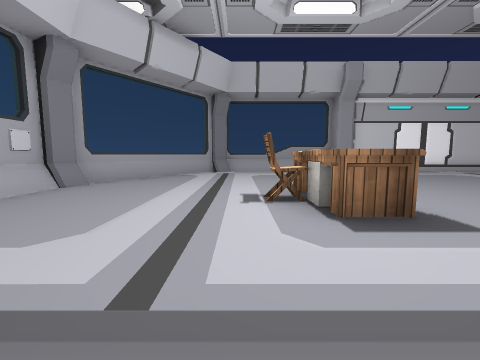
View 1 (above)

16 first-person views from a walk through a scene from a Unity 3-D project. The camera is 0.68 m above the floor, tilts 6° down and sees 90° across. The floor is counted in squares, 1 m on a side. Each view is taken from the middle of a square. On the plan, view 1 faces up. The plan holds only what a view shows up to about 9 squares ahead; the rest is blank. The place goes on beyond the plan. Some animated figures are not drawn. Some surface patterns are stand-ins.

View 2
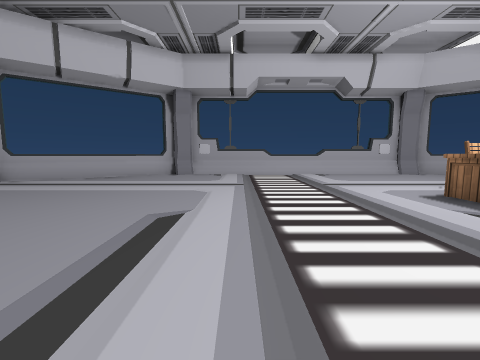

View 3
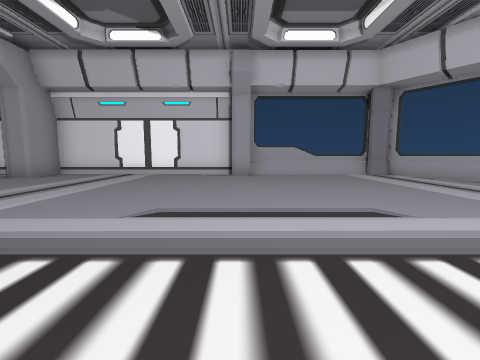

View 4
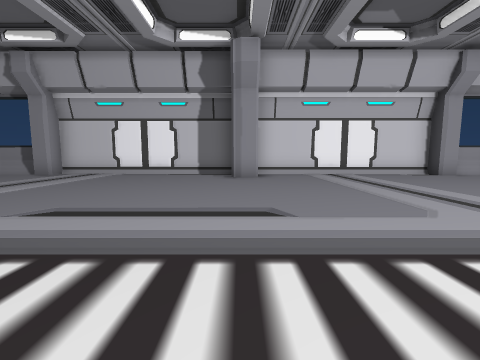

View 5
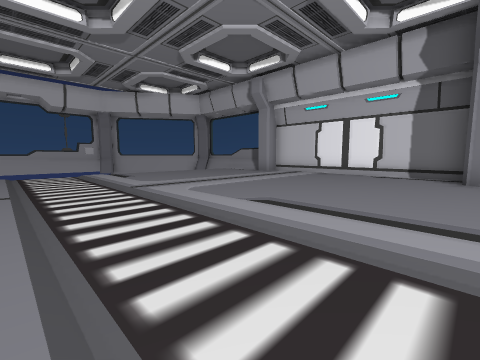

View 6
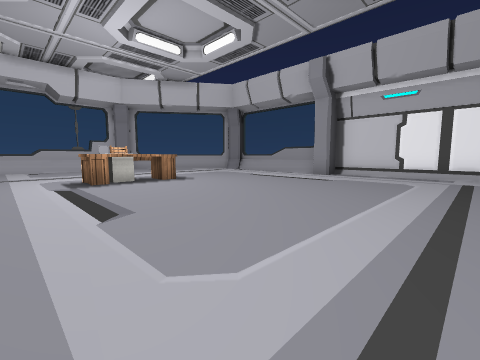

View 7
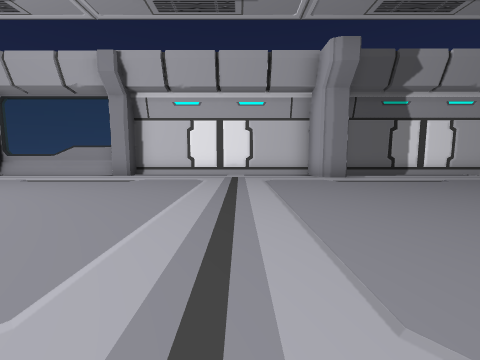

View 8
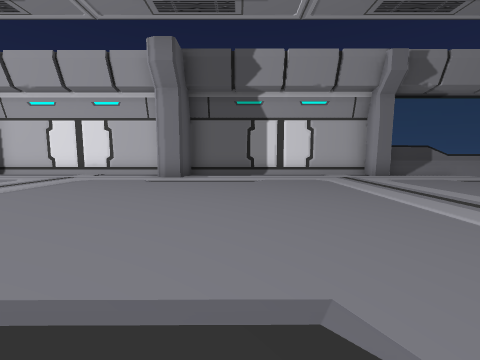

View 9
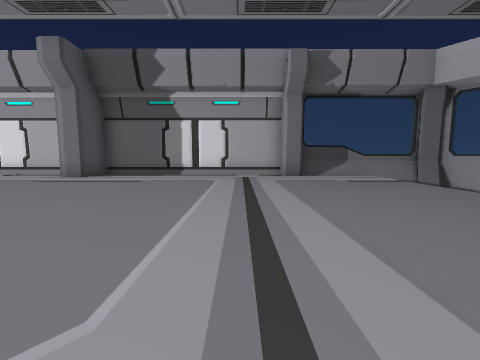

View 10
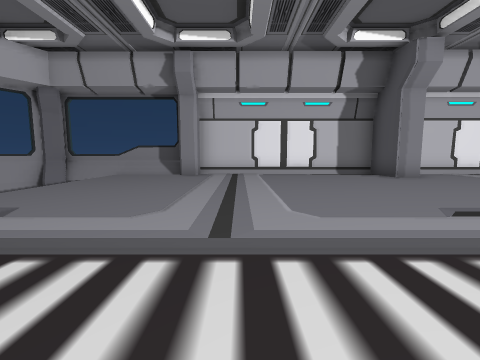

View 11
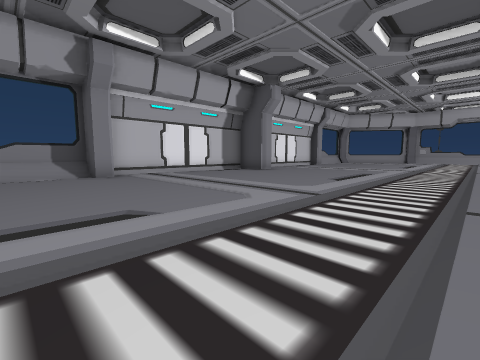

View 12
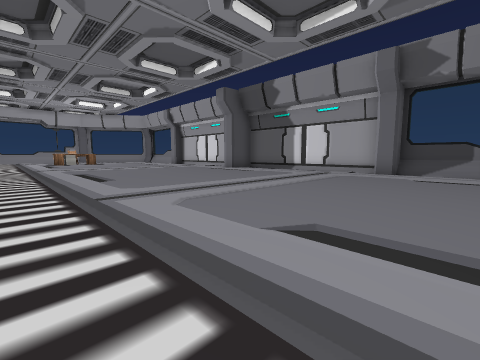

View 13
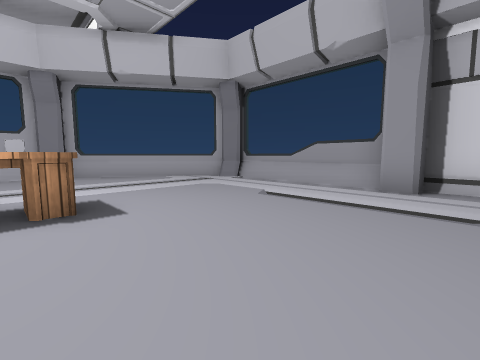

View 14
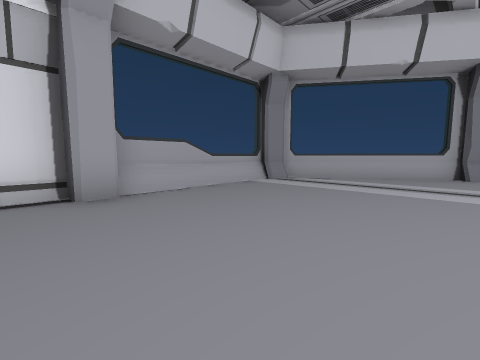

View 15
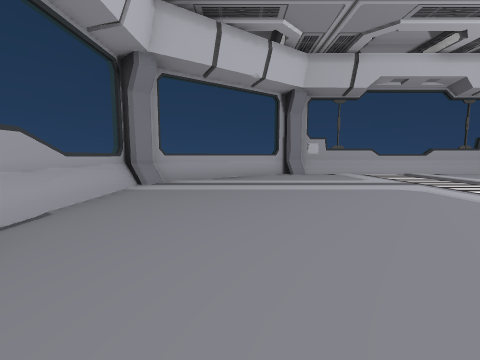

View 16
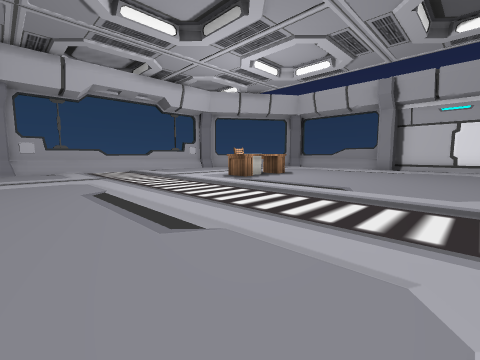

### Floor plan
Points are (right, up) in squares from view 1. A wall is a line through its corners. A room is listed if a view was taken in it or the views show most of it. See-through windows are left out.
Room 1 (views 1, 2, 3, 4, 5, 6, 7, 8, 9, 10, 11, 12, 13, 14, 15, 16)
walls: (8.4, 9.7) (7.4, 9.6); (3.6, -7) (4.3, -7) (4.3, -7.7) (10.4, -7.7) (10.4, -6.3) (11.3, -6.3) (11.3, -7.7) (17.4, -7.7) (17.4, -7) (18.1, -7) (18.1, -7.7) (21.5, -7.7); (3.6, 9.6) (-0.6, 9.6); (2.1, 9.6) (1.2, 9.8); (1.2, -7.8) (2.1, -7.6); (18.1, 9.4) (18.1, 9.1) (17.4, 9.1) (17.4, 9.6) (11.3, 9.6) (11.3, 8.2) (10.4, 8.2) (10.4, 9.6) (4.3, 9.6) (4.3, 9.1) (3.6, 9.1); (-0.5, 9.5) (-1.3, 8.9); (-0.6, -7.7) (3.6, -7.7); (-1.3, -6.9) (-0.5, -7.4); (-1.1, 9.2) (-3.8, 5.3); (-3.7, -2.9) (-3.4, -3.7); (-3.4, 5.8) (-3.7, 4.9); (-3.9, 4.8) (-3.9, -2.9); (-3.8, -3.3) (-1, -7.3); (19.6, -7.7) (20.4, -7.9); (20.5, 9.7) (19.6, 9.6); (21.5, 9.6) (18.1, 9.6)
low walls: (-0.4, 9.3) (-0.9, 9); (-0.9, -6.9) (-0.4, -7.3); (-0.5, -7.5) (3.6, -7.5); (-3.4, 5.3) (-3.6, 4.7); (-3.7, 4.7) (-3.7, -2.9); (21.5, 9.4) (18.1, 9.4)
objects: other object (1, 3) to (2, 3); chair (1, 4); other object (2, 4)

Positions as (right, up) in squares from view 1, and headings:
1: (0, 0), facing up
2: (5, -1), facing left
3: (4, 1), facing down
4: (11, 1), facing down
5: (11, 1), facing down-right
6: (8, 1), facing up-left
7: (8, 1), facing up
8: (13, 1), facing up
9: (16, 1), facing up
10: (16, 1), facing down
11: (20, 1), facing down-left
12: (20, 0), facing up-left
13: (5, 4), facing up-left
14: (5, -3), facing down-left
15: (5, -5), facing left
16: (7, -3), facing up-left
